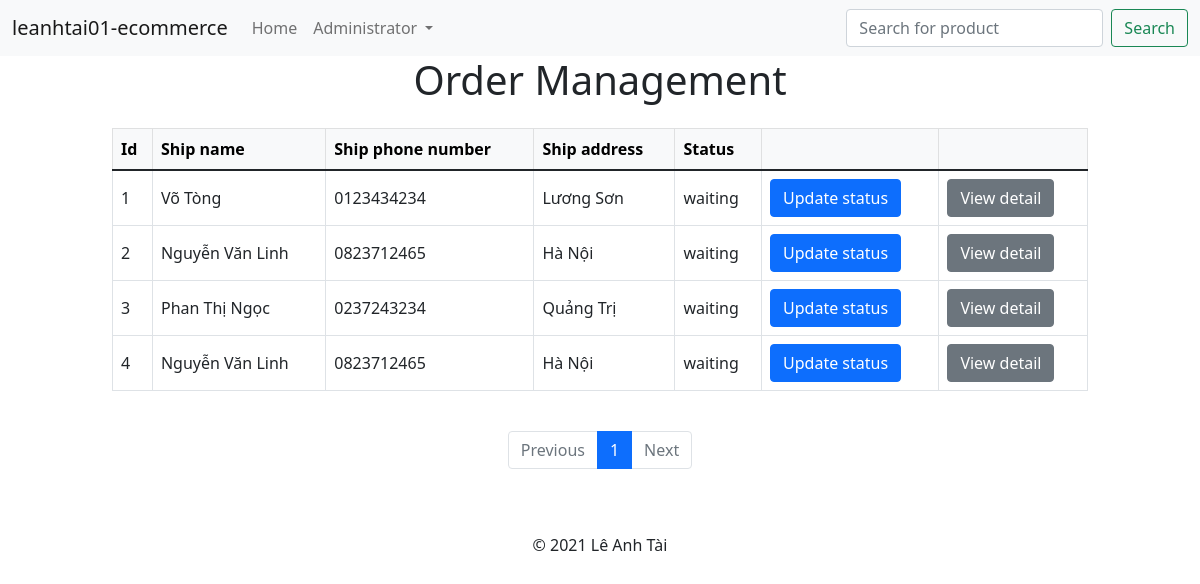
Page /admin/order_manager.php (signed in) on the earlier database version.
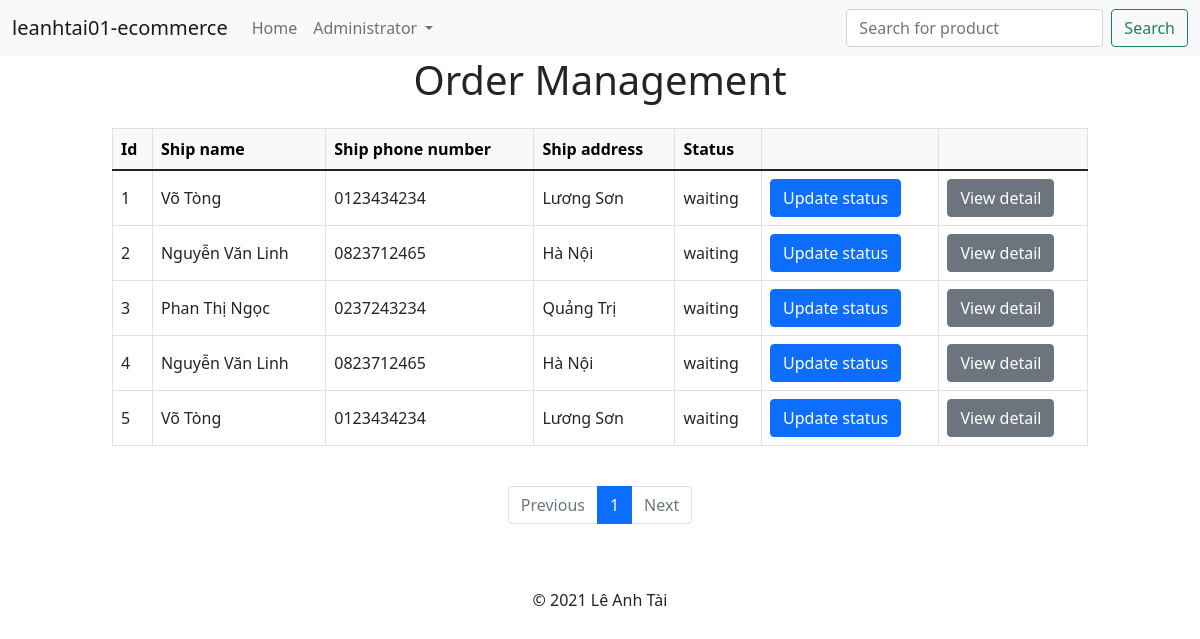
Same page on the later database version.
### tables this page shows
CREATE TABLE orders (
  id INT NOT NULL AUTO_INCREMENT,
  account_id INT NOT NULL,
  order_date DATETIME DEFAULT CURRENT_TIMESTAMP,
  ship_name VARCHAR(100),
  ship_phone_number VARCHAR(20),
  ship_address VARCHAR(255),
  status ENUM('waiting', 'canceled', 'processing', 'shipping', 'completed') NOT NULL,
  CONSTRAINT pk_orders PRIMARY KEY (id)
);

### db_access/order.php (called while the page is built, shortened)
<?php
require_once(dirname(__DIR__) . "/conf/db.conf.php");
function get_number_of_orders()
{
  global $pdo;
  $sql = "SELECT COUNT(*) FROM orders;";
  $stmt = $pdo->prepare($sql);
  $stmt->execute();
  return $stmt->fetchColumn();
}
function get_order_list_limit($offset, $number_of_order)
{
  global $pdo;
  $sql = "SELECT id, ship_name, ship_phone_number, ship_address, status "
    . "FROM orders "
    . "LIMIT $offset, $number_of_order;";
  $stmt = $pdo->prepare($sql);
  $stmt->execute();
  return $stmt->fetchAll(PDO::FETCH_ASSOC);
}

### conf/init.conf.php (called while the page is built, shortened)
<?php
$host_url = getenv("HOST_URL");

### web/admin/order_manager.php (the view, shortened to what this page needs)
<?php
require_once(dirname(dirname(__DIR__)) . "/conf/init.conf.php");
require_once(dirname(dirname(__DIR__)) . "/db_access/order.php");
$records_per_page = 5;
$number_of_orders = get_number_of_orders();
$number_of_pages = ceil($number_of_orders / $records_per_page);
$current_page = 1;
$start_offset = ($current_page - 1) * $records_per_page;
$orders = get_order_list_limit($start_offset, $records_per_page);
?>
<?php include_once(dirname(dirname(__DIR__)) . "/template/header.php") ?>
<h1 class="text-center">Order Management</h1>
<div class="container-fluid">
  <div class="row mt-4">
    <div class="col-md-1"></div>
    <div class="col-md-10">
      <table class="table table-bordered align-middle">
        <thead class="table-light">
          <tr>
            <th>Id</th>
            <th>Ship name</th>
            <th>Ship phone number</th>
            <th>Ship address</th>
            <th>Status</th>
            <th></th>
            <th></th>
          </tr>
        </thead>
        <tbody>
          <?php foreach ($orders as $order) : ?>
            <tr>
              <td><?php echo $order["id"]; ?></td>
              <td><?php echo $order["ship_name"]; ?></td>
              <td><?php echo $order["ship_phone_number"]; ?></td>
              <td><?php echo $order["ship_address"]; ?></td>
              <td><?php echo $order["status"]; ?></td>
              <td><a class="btn btn-primary" href="<?php echo $host_url . "/admin/update_order_status.php?id=" . $order["id"]; ?>">Update status</a></td>
              <td><a class="btn btn-secondary" href="<?php echo $host_url . "/order/order_detail_history.php?order_id=" . $order["id"] ?>">View detail</a></td>
            </tr>
          <?php endforeach; ?>
        </tbody>
      </table>
    </div>
    <div class="col-md-1"></div>
  </div>
  <div class="row">
    <div class="col-md-1"></div>
    <div class="col-md-10 d-flex justify-content-center mt-4">
      <nav aria-label="...">
        <ul class="pagination">
          <li class="page-item <?php echo $current_page <= 1 ? "disabled" : "" ?>">
            <a class="page-link" href="<?php echo $current_page <= 1 ? "#" : $host_url . "/admin/order_manager.php?page=" . $current_page - 1 ?>" tabindex="-1" aria-disabled="true">Previous</a>
          </li>
          <?php for ($i = 1; $i <= $number_of_pages; ++$i) : ?>
            <li class="page-item <?php echo $current_page == $i ? "active" : "" ?>">
              <a class="page-link" href="<?php echo $host_url; ?>/admin/order_manager.php?page=<?php echo $i; ?>">
                <?php echo $i; ?>
              </a>
            </li>
          <?php endfor; ?>
          <li class="page-item <?php echo $current_page >= $number_of_pages ? "disabled" : "" ?>">
            <a class="page-link" href="<?php echo $current_page >= $number_of_pages ? "#" : $host_url . "/admin/order_manager.php?page=" . $current_page + 1 ?>">Next</a>
          </li>
        </ul>
      </nav>
    </div>
    <div class="col-md-1"></div>
  </div>
</div>
<?php include_once(dirname(dirname(__DIR__)) . "/template/footer.php") ?>

Differences in the rows shown:
added orders: id "5", ship_name "Võ Tòng", ship_phone_number "0123434234", ship_address "Lương Sơn", status "waiting"
